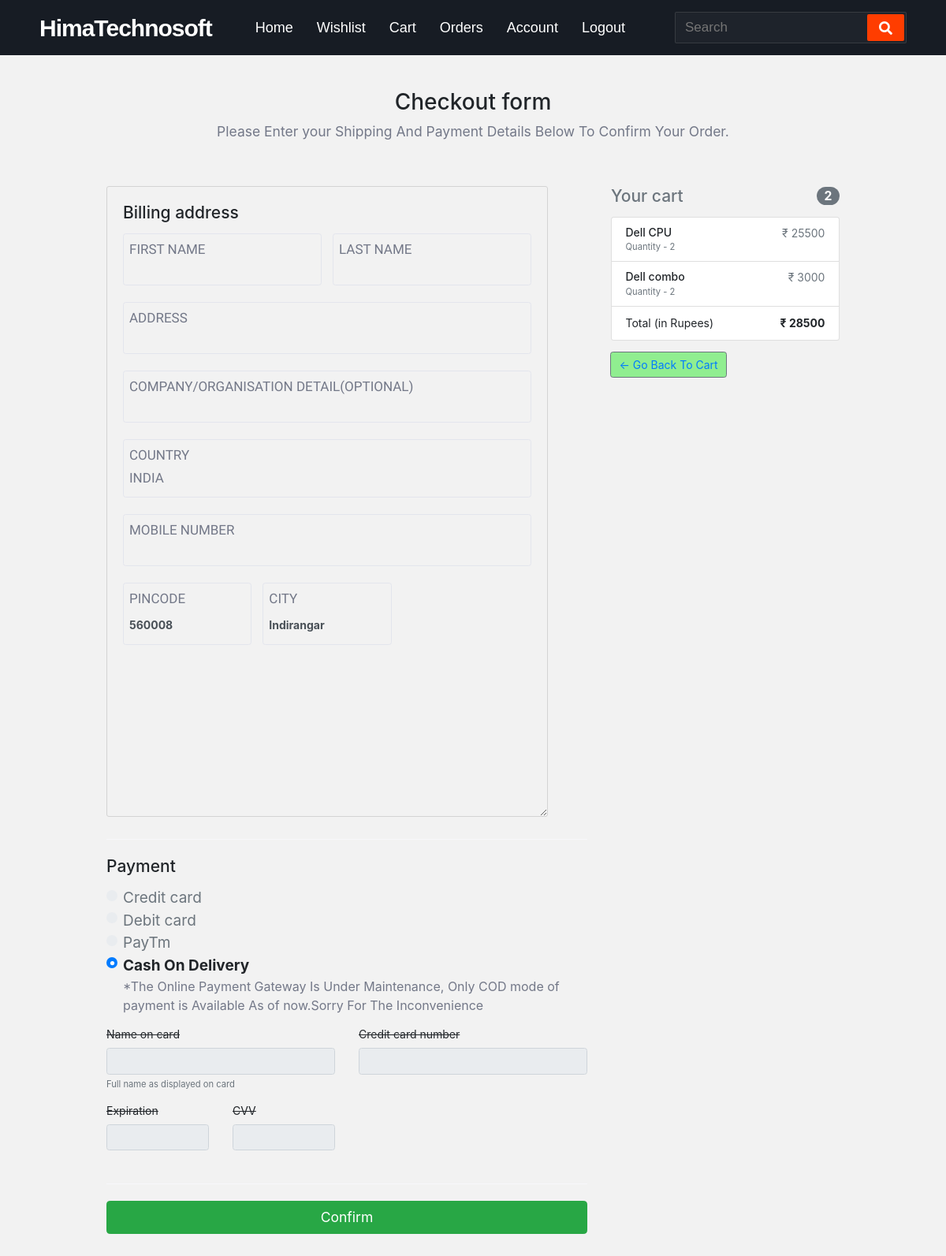
/checkout (signed in), run on the app's committed database.
### himatech/models.py (models this page shows, shortened)
class Cart(db.Model):
    cart_id = db.Column(db.Integer, primary_key=True)
    username = db.Column(db.String(32))
    email = db.Column(db.String(120))
    product_name = db.Column(db.String(100))
    product_quantity = db.Column(db.Integer)
    product_image = db.Column(db.String(100))
    product_price = db.Column(db.Integer)
    checkout  = db.Column(db.Boolean, default=False)
    firstName = db.Column(db.String(30))
    lastName = db.Column(db.String(30))
    address = db.Column(db.String(300))
    phoneNumber = db.Column(db.Integer)
    company = db.Column(db.String(150))
    country = db.Column(db.String(100), default="India")
    city = db.Column(db.String(100))
    pincode = db.Column(db.String(6))
    state = db.Column(db.String(30), default="Karnataka")
    checkoutTime = db.Column(db.DateTime, default=datetime.utcnow)
    invoiceNumber = db.Column(db.String(16))

### himatech/routes.py (the view, shortened to what this page needs)
@app.route('/checkout', methods=['POST', 'GET'])
@login_required
def checkout():
    cart = Cart.query.filter_by(
                                username=current_user.username,
                                checkout=False
                                ).all()
    totalCartItems = len(cart)
    form = CheckOut()
    cartPrice = 0
    for cartItem in cart:
        cartPrice += cartItem.product_price
    if cartPrice == 0:
        return render_template('emptycart.html')
    return render_template(
                            'checkout.html',
                            form=form,
                            cart=cart,
                            cartPrice=cartPrice,
                            totalCartItems=totalCartItems
                            )

### himatech/models.py (called while the page is built)
@login.user_loader                          #loads the user from the database
def load_user(id):
    return User.query.get(int(id))

### himatech/templates/checkout.html (shortened to what this page needs)
{% extends 'base.html'%} {% block head %}
<link rel="stylesheet" href="{{ url_for('static', filename='css/checkout.css') }}" />
{% endblock head %} {% block body %}
<div class="container" style="max-width: 960px; margin-bottom: 30px">
  <div class="py-5 text-center">
    <h2>Checkout form</h2>
    <p class="lead">
      <b>Please Enter your Shipping And Payment Details Below To Confirm Your
        Order.</b>
    </p>
  </div>
  <div class="row">
    <div class="col-md-4 order-md-2 mb-4">
      <h4 class="d-flex justify-content-between align-items-center mb-3">
        <span class="text-muted">Your cart</span>
        <span class="badge badge-secondary badge-pill">{{ totalCartItems }}</span>
      </h4>
      <ul class="list-group mb-3 sticky-top">
        {% for cartItem in cart %}
        <li class="list-group-item d-flex justify-content-between lh-condensed">
          <div>
            <h6 class="my-0">{{ cartItem.product_name }}</h6>
            <small class="text-muted">Quantity - {{ cartItem.product_quantity }}</small>
          </div>
          <span class="text-muted">₹ {{ cartItem.product_price }}</span>
        </li>
        {% endfor %}
        <li class="list-group-item d-flex justify-content-between">
          <span>Total (in Rupees)</span>
          <strong>₹ {{ cartPrice }}</strong>
        </li>
      </ul>
      <div class="input-group-append">
        <button type="submit" class="btn btn-secondary" style="margin-left: 10 px; background-color: lightgreen">
          <a href="{{ url_for('cart') }}"> ← Go Back To Cart</a>
        </button>
      </div>
    </div>
    <div class="col-md-8 order-md-1">
      <form class="needs-validation" method="POST" novalidate>
        <div class="container1">
          <h4 class="mb-3" style="padding-top: 15px">Billing address</h4>
          <div class="form">
            <div class="fields fields--2">
              <label class="field">
                {{ form.firstName.label(class="field__label", for="firstname") }}
                {{ form.firstName(class="field__input", id="firstname") }}
              </label>
              <label class="field">
                {{ form.lastName.label(class="field__label", for="lastname") }}
                {{ form.lastName(class="field__input", id="lastname") }}
              </label>
            </div>
            <label class="field">
              {{ form.address.label(class="field__label", for="address") }}
              {{ form.address(class="field__input", id="address") }}
            </label>
            <label class="field">
              {{ form.company.label(class="field__label", for="Company") }}
              {{ form.company(class="field__input", id="Company") }}
            </label>
            <label class="field">
              <span class="field__label" for="country">Country</span>
              <span class="field__label" for="country">India</span>
            </label>
            <label class="field">
              {{ form.mobileNumber.label(class="field__label", for="mobileNumber") }}
              {{ form.mobileNumber(class="field__input", id="mobileNumber") }}
            </label>
            <div class="fields fields--3">
              <label class="field">
                {{ form.pincode.label(class="field__label", for="pincode") }}
                {{ form.pincode(class="field__input form-control", id="pincode") }}
              </label>
              <label class="field">
                {{ form.city.label(class="field__label", for="city") }}
                {{ form.city(class="field__input form-control", id="city") }}
              </label>
            </div>
          </div>
        </div>
        <hr class="mb-4" />
        <h4 class="mb-3">Payment</h4>
        <div class="d-block my-3">
          <div class="custom-control custom-radio">
            <label class="custom-control-label" for="credit" style="font-size: 19px">Credit card</label>
          </div>
          <div class="custom-control custom-radio">
            <label class="custom-control-label" for="debit" style="font-size: 19px">Debit card</label>
          </div>
          <div class="custom-control custom-radio">
            <label class="custom-control-label" for="paypal" style="font-size: 19px">PayTm</label>
          </div>
          <div class="custom-control custom-radio">
            <label class="custom-control-label" for="Cash" style="font-weight: bolder; font-size: 19px">Cash On
              Delivery</label>
            <p style="font-size: 16px; font-weight: var(--color-gray)">
              *The Online Payment Gateway Is Under Maintenance, Only COD mode of
              payment is Available As of now.Sorry For The Inconvenience
            </p>
          </div>
        </div>
        <div class="row">
          <div class="col-md-6 mb-3">
            <label for="cc-name"> <strike>Name on card</strike></label>
            <input type="text" class="form-control" id="cc-name" placeholder="" required="" disabled />
            <small class="text-muted">Full name as displayed on card</small>
          </div>
          <div class="col-md-6 mb-3">
            <label for="cc-number"><strike>Credit card number</strike></label>
            <input type="text" class="form-control" id="cc-number" placeholder="" required="" disabled />
          </div>
        </div>
        <div class="row">
          <div class="col-md-3 mb-3">
            <label for="cc-expiration"><strike>Expiration</strike></label>
            <input type="text" class="form-control" id="cc-expiration" placeholder="" required="" disabled />
          </div>
          <div class="col-md-3 mb-3">
            <label for="cc-cvv"><strike>CVV</strike></label>
            <input type="text" class="form-control" id="cc-cvv" placeholder="" required="" disabled />
          </div>
        </div>
        <hr class="mb-4" />
        {{ form.submit(class="btn btn-success btn-lg btn-block") }}
      </form>
    </div>
  </div>
</div>
{% endblock body %}

### himatech/static/css/base.css (style rules this page uses)
* { margin: 0; padding: 0; outline: none; box-sizing: border-box; }
body { background: #f2f2f2; }

### himatech/static/css/checkout.css (style rules this page uses)
.lh-condensed { line-height: 1.25; }
:root { --color-gray: #737888; --color-lighter-gray: #e3e5ed; --color-light-gray: #f7f7fa; }
*, *:before, *:after { box-sizing: inherit; }
html { font-family: "Inter", sans-serif; font-size: 14px; box-sizing: border-box; }
body { margin: 0; background-image: url('trek.jpg'); background-size: cover; background-repeat: no-repeat; background-position: center; background-attachment: fixed; }
p { color: var(--color-gray); }
hr { height: 1px; width: 100%; background-color: var(--color-light-gray); border: 0; margin: 2rem 0; }
.container1 { max-width: 40rem; padding: 10vw 2rem 0; margin-top: 0px; height: 100vh; background-color: #f2f2f2; padding: 5px 20px 15px 20px; border: 1px solid lightgrey; border-radius: 3px; overflow: auto; resize:vertical; }
.form { display: grid; grid-gap: 1rem; }
.field { width: 100%; display: flex; flex-direction: column; border: 1px solid var(--color-lighter-gray); padding: .5rem; border-radius: .25rem; }
.field__label { color: var(--color-gray); font-size: 17px; font-weight: 300; font-family: 'Staatliches', cursive; text-transform: uppercase; margin-bottom: 0.25rem }
.field__input { padding: 0; margin: 0; border: 0; outline: 0; font-weight: bold; font-size: 1rem; width: 100%; -webkit-appearance: none; appearance: none; background-color: transparent; }
.fields { display: grid; grid-gap: 1rem; }
.fields--2 { grid-template-columns: 1fr 1fr; }
.fields--3 { grid-template-columns: 1fr 1fr 1fr; }

### data on the page
Cart: product_name "Dell CPU", product_quantity "2", product_price "25500"
Cart: product_name "Dell combo", product_quantity "2", product_price "3000"

### other printed values
{{ totalCartItems }} "2"
{{ cartPrice }} "28500"
